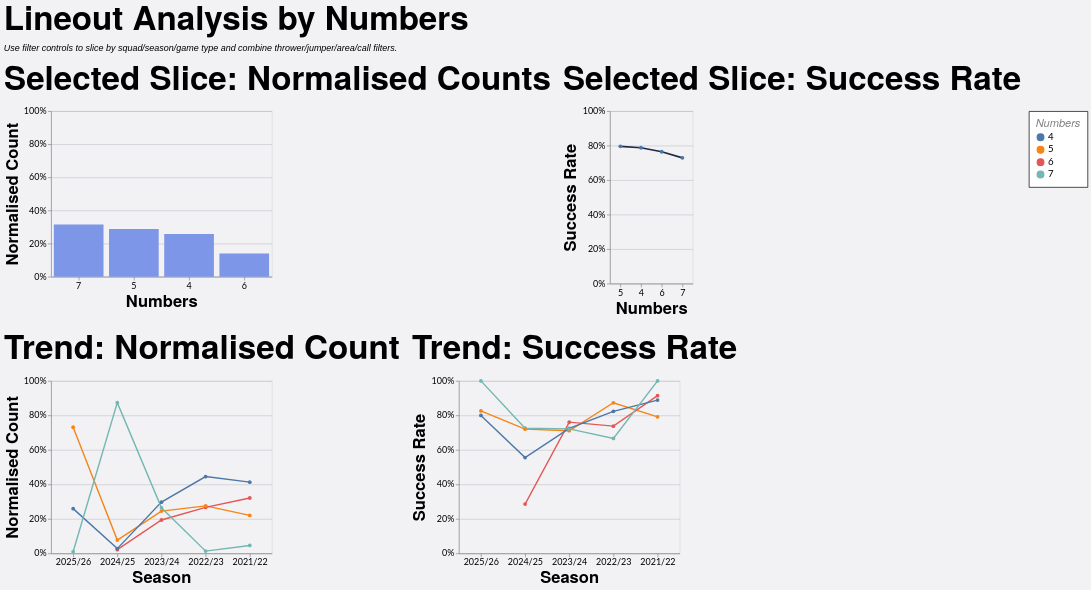

The specification (Vega-Lite) saved for this image:
### Vega-Lite specification from a JSON file in a GitHub repository (floating-point values rounded to 4 significant figures; data arrays with more than 128 entries replaced by an {"elided": "..."} marker saying what was removed)
{"config": {"axis": {"labelFont": "Lato, sans-serif", "titleFont": "PT Sans Narrow, Helvetica Neue, Helvetica, Arial, sans-serif", "labelFontSize": 13, "titleFontSize": 24, "gridColor": "#202947", "gridOpacity": 0.2}, "header": {"labelFont": "PT Sans Narrow, Helvetica Neue, Helvetica, Arial, sans-serif", "titleFont": "PT Sans Narrow, Helvetica Neue, Helvetica, Arial, sans-serif", "labelFontSize": 24, "titleFontSize": 28, "labelFontWeight": "bold", "orient": "left"}, "legend": {"labelFont": "Lato, sans-serif", "titleFont": "PT Sans Narrow, Helvetica Neue, Helvetica, Arial, sans-serif", "labelFontSize": 14, "titleFontSize": 16, "titlePadding": 5, "fillColor": "white", "strokeColor": "black", "padding": 10, "titleFontWeight": "lighter", "titleFontStyle": "italic", "titleColor": "gray", "offset": 10}, "title": {"font": "PT Sans Narrow, Helvetica Neue, Helvetica, Arial, sans-serif", "fontSize": 48, "fontWeight": "bold", "anchor": "start", "align": "center", "titlePadding": 20, "subtitlePadding": 10, "subtitleFontSize": 13, "subtitleColor": "", "subtitleFontStyle": "italic", "offset": 15, "color": "black"}, "axisX": {"labelAngle": 0}, "facet": {"title": null, "header": null, "align": {"row": "each", "column": "each"}}, "resolve": {"scale": {"y": "independent", "facet": "independent"}}, "background": "#f2f1f4"}, "vconcat": [{"hconcat": [{"mark": {"type": "bar", "color": "#7d96e8"}, "encoding": {"tooltip": [{"field": "numbers", "title": "Numbers", "type": "nominal"}, {"field": "attempts", "format": ",.0f", "title": "Lineouts", "type": "quantitative"}, {"field": "share", "format": ".1%", "title": "Normalised Count", "type": "quantitative"}], "x": {"field": "numbers", "sort": "-y", "title": "Numbers", "type": "nominal"}, "y": {"axis": {"format": "%"}, "field": "share", "scale": {"domain": [0, 1]}, "title": "Normalised Count", "type": "quantitative"}}, "height": 240, "title": "Selected Slice: Normalised Counts", "transform": [{"filter": "(loSquad == 'All' || datum.squad == loSquad) && (loGameType == 'All' || (loGameType == 'League + Cup' && (datum.game_type == 'League' || datum.game_type == 'Cup')) || (loGameType == 'League only' && datum.game_type == 'League') || datum.game_type == loGameType) && (loOpposition == 'All' || datum.opposition == loOpposition) && (loThrower == 'All' || datum.thrower == loThrower) && (loJumper == 'All' || datum.jumper == loJumper) && (loArea == 'All' || datum.area == loArea) && (loNumbers == 'All' || datum.numbers == loNumbers) && (loCall == 'All' || datum.call == loCall) && (loCallType == 'All' || datum.call_type == loCallType)"}, {"filter": "(loSeason == 'All' || datum.season == loSeason)"}, {"aggregate": [{"op": "count", "as": "attempts"}, {"op": "sum", "field": "won", "as": "won"}], "groupby": ["numbers"]}, {"joinaggregate": [{"op": "sum", "field": "attempts", "as": "total_attempts"}]}, {"calculate": "datum.attempts / datum.total_attempts", "as": "share"}, {"calculate": "datum.won / datum.attempts", "as": "success_rate"}], "width": 320}, {"mark": {"type": "line", "color": "#202946", "point": true, "strokeWidth": 2.5}, "encoding": {"tooltip": [{"field": "numbers", "title": "Numbers", "type": "nominal"}, {"field": "won", "format": ",.0f", "title": "Won", "type": "quantitative"}, {"field": "attempts", "format": ",.0f", "title": "Lineouts", "type": "quantitative"}, {"field": "success_rate", "format": ".1%", "title": "Success Rate", "type": "quantitative"}], "x": {"field": "numbers", "sort": "-y", "title": "Numbers", "type": "nominal"}, "y": {"axis": {"format": "%"}, "field": "success_rate", "scale": {"domain": [0, 1]}, "title": "Success Rate", "type": "quantitative"}}, "height": 250, "title": "Selected Slice: Success Rate", "transform": [{"filter": "(loSquad == 'All' || datum.squad == loSquad) && (loGameType == 'All' || (loGameType == 'League + Cup' && (datum.game_type == 'League' || datum.game_type == 'Cup')) || (loGameType == 'League only' && datum.game_type == 'League') || datum.game_type == loGameType) && (loOpposition == 'All' || datum.opposition == loOpposition) && (loThrower == 'All' || datum.thrower == loThrower) && (loJumper == 'All' || datum.jumper == loJumper) && (loArea == 'All' || datum.area == loArea) && (loNumbers == 'All' || datum.numbers == loNumbers) && (loCall == 'All' || datum.call == loCall) && (loCallType == 'All' || datum.call_type == loCallType)"}, {"filter": "(loSeason == 'All' || datum.season == loSeason)"}, {"aggregate": [{"op": "count", "as": "attempts"}, {"op": "sum", "field": "won", "as": "won"}], "groupby": ["numbers"]}, {"joinaggregate": [{"op": "sum", "field": "attempts", "as": "total_attempts"}]}, {"calculate": "datum.attempts / datum.total_attempts", "as": "share"}, {"calculate": "datum.won / datum.attempts", "as": "success_rate"}], "width": {"step": 30}}], "spacing": 16}, {"hconcat": [{"mark": {"type": "line", "point": true, "strokeWidth": 2}, "encoding": {"color": {"field": "numbers", "title": "Numbers", "type": "nominal"}, "tooltip": [{"field": "season", "title": "Season", "type": "nominal"}, {"field": "numbers", "title": "Numbers", "type": "nominal"}, {"field": "attempts", "format": ",.0f", "title": "Lineouts", "type": "quantitative"}, {"field": "norm_count", "format": ".1%", "title": "Normalised Count", "type": "quantitative"}], "x": {"field": "season", "sort": "-x", "title": "Season", "type": "nominal"}, "y": {"axis": {"format": "%"}, "field": "norm_count", "scale": {"domain": [0, 1]}, "title": "Normalised Count", "type": "quantitative"}}, "height": 250, "title": "Trend: Normalised Count", "transform": [{"filter": "(loSquad == 'All' || datum.squad == loSquad) && (loGameType == 'All' || (loGameType == 'League + Cup' && (datum.game_type == 'League' || datum.game_type == 'Cup')) || (loGameType == 'League only' && datum.game_type == 'League') || datum.game_type == loGameType) && (loOpposition == 'All' || datum.opposition == loOpposition) && (loThrower == 'All' || datum.thrower == loThrower) && (loJumper == 'All' || datum.jumper == loJumper) && (loArea == 'All' || datum.area == loArea) && (loNumbers == 'All' || datum.numbers == loNumbers) && (loCall == 'All' || datum.call == loCall) && (loCallType == 'All' || datum.call_type == loCallType)"}, {"aggregate": [{"op": "count", "as": "attempts"}, {"op": "sum", "field": "won", "as": "won"}], "groupby": ["season", "numbers"]}, {"joinaggregate": [{"op": "sum", "field": "attempts", "as": "season_attempts"}], "groupby": ["season"]}, {"calculate": "datum.attempts / datum.season_attempts", "as": "norm_count"}, {"calculate": "datum.won / datum.attempts", "as": "success_rate"}], "width": 320}, {"mark": {"type": "line", "point": true, "strokeWidth": 2}, "encoding": {"color": {"field": "numbers", "title": "Numbers", "type": "nominal"}, "tooltip": [{"field": "season", "title": "Season", "type": "nominal"}, {"field": "numbers", "title": "Numbers", "type": "nominal"}, {"field": "won", "format": ",.0f", "title": "Won", "type": "quantitative"}, {"field": "attempts", "format": ",.0f", "title": "Lineouts", "type": "quantitative"}, {"field": "success_rate", "format": ".1%", "title": "Success Rate", "type": "quantitative"}], "x": {"field": "season", "sort": "-x", "title": "Season", "type": "nominal"}, "y": {"axis": {"format": "%"}, "field": "success_rate", "scale": {"domain": [0, 1]}, "title": "Success Rate", "type": "quantitative"}}, "height": 250, "title": "Trend: Success Rate", "transform": [{"filter": "(loSquad == 'All' || datum.squad == loSquad) && (loGameType == 'All' || (loGameType == 'League + Cup' && (datum.game_type == 'League' || datum.game_type == 'Cup')) || (loGameType == 'League only' && datum.game_type == 'League') || datum.game_type == loGameType) && (loOpposition == 'All' || datum.opposition == loOpposition) && (loThrower == 'All' || datum.thrower == loThrower) && (loJumper == 'All' || datum.jumper == loJumper) && (loArea == 'All' || datum.area == loArea) && (loNumbers == 'All' || datum.numbers == loNumbers) && (loCall == 'All' || datum.call == loCall) && (loCallType == 'All' || datum.call_type == loCallType)"}, {"aggregate": [{"op": "count", "as": "attempts"}, {"op": "sum", "field": "won", "as": "won"}], "groupby": ["season", "numbers"]}, {"joinaggregate": [{"op": "sum", "field": "attempts", "as": "season_attempts"}], "groupby": ["season"]}, {"calculate": "datum.attempts / datum.season_attempts", "as": "norm_count"}, {"calculate": "datum.won / datum.attempts", "as": "success_rate"}], "width": 320}], "spacing": 16}], "data": {"name": "data-1a9a720e25f6208caea5ca5c3da7d508"}, "params": [{"name": "loSquad", "value": "All"}, {"name": "loSeason", "value": "All"}, {"name": "loGameType", "value": "All"}, {"name": "loOpposition", "value": "All"}, {"name": "loThrower", "value": "All"}, {"name": "loJumper", "value": "All"}, {"name": "loArea", "value": "All"}, {"name": "loNumbers", "value": "All"}, {"name": "loCall", "value": "All"}, {"name": "loCallType", "value": "All"}], "spacing": 22, "title": {"text": "Lineout Analysis by Numbers", "subtitle": "Use filter controls to slice by squad/season/game type and combine thrower/jumper/area/call filters."}, "$schema": "https://vega.github.io/schema/vega-lite/v5.20.1.json", "datasets": {"data-1a9a720e25f6208caea5ca5c3da7d508": {"elided": "1242 records"}}}
